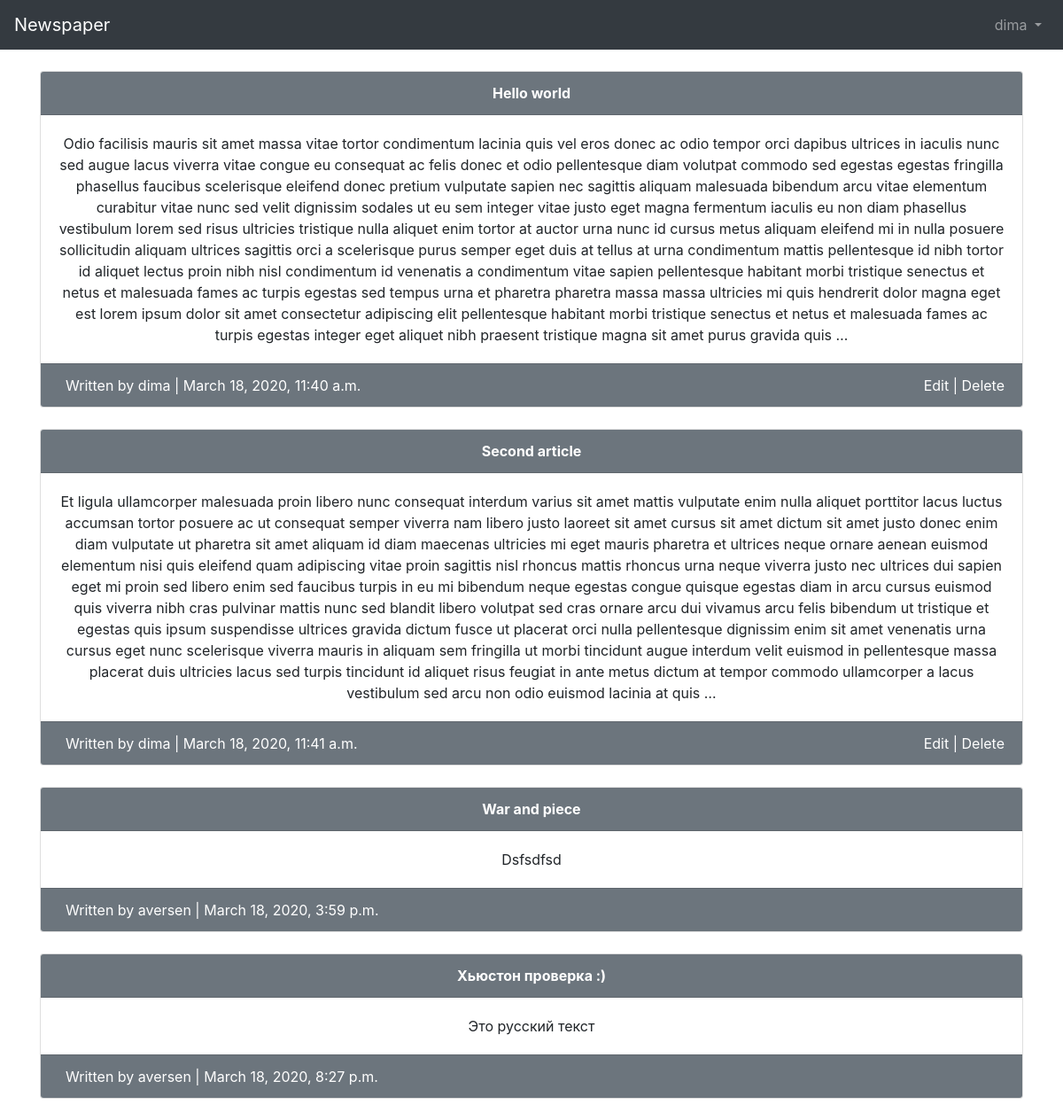
The page /articles/ (signed in) on the database its author committed.
### users/models.py (models this page shows)
class CustomUser(AbstractUser):
    age = models.PositiveIntegerField(default=0)

### articles/models.py (models this page shows, shortened)
class Article(models.Model):
    title = models.CharField(max_length=255)
    body = models.TextField()
    date = models.DateTimeField(auto_now_add=True)
    author = models.ForeignKey(settings.AUTH_USER_MODEL, on_delete=models.CASCADE)

### articles/views.py (the view)
# urls.py: path('', views.ArticleListView.as_view(), name='article_list'),
class ArticleListView(LoginRequiredMixin, ListView):
    model = Article
    template_name = 'article_list.html'
    login_url = 'login'

### templates/article_list.html (shortened to what this page needs)
{% extends 'base.html' %}
{% block content %}
    {% for article in article_list %}
        <div class="card mb-4">
            <div class="card-header text-white bg-secondary text-center" >
                 <span class="font-weight-bold ">
                       <a class='text-white' href="{% url 'article_detail' article.pk %}">{{ article.title }}</a></span>
            </div>
            <div class="card-body">
                <p class="card-text text-center">{{ article.body|truncatewords:200|capfirst }}</p>
            </div>
            <div class="card-footer text-white bg-secondary ">
                <div class="row">
                    <div class="col-md-10">
                        <span class="font-muted ml-2">Written by
                            <a class='text-white' href="{% url 'article_by_author_list' article.author  %}">{{ article.author }}</a> | {{ article.date }}</span>
                    </div>
                    {% if article.author == user %}
                    <div class="col-md-2 text-right">
                        <span class="font-weight-normal">
                            <a class='text-white' href="{% url 'article_update' article.pk %}">Edit</a> |
                            <a class='text-white' href="{% url 'article_delete' article.pk %}">Delete</a>
                        </span>
                    </div>
                    {% endif %}
                </div>
            </div>
        </div>
    {% endfor %}
{% endblock %}

### templates/base.html (shortened to what this page needs)
<!doctype html>
<html lang="en">
  <head>
    <link rel="stylesheet" href="https://stackpath.bootstrapcdn.com/bootstrap/4.4.1/css/bootstrap.min.css">
</head>
<body>
    <nav class="navbar navbar-expand-lg navbar-dark bg-dark mb-4">
        <a class="navbar-brand" href="{% url 'home' %}">Newspaper</a>
        <div class="collapse navbar-collapse" id="navbarSupportedContent">
            {% if user.is_authenticated %}
            <ul class="navbar-nav ml-auto">
                <li class="nav-item dropdown">
                    <a class="nav-link dropdown-toggle" href="#" id="navbarDropdown" role="button"
                       data-toggle="dropdown" aria-haspopup="true" aria-expanded="false">
                        {{ user.username }}
                    </a>
                </li>
            </ul>
            {% endif %}
        </div>
    </nav>
    <div class="container container-center">{% block content %}
    {% endblock %}</div>
</body>
</html>

### rows shown on the page
CustomUser: username "dima"
Article: title "Hello world", body "Odio facilisis mauris sit amet massa vitae tortor condimentum lacinia quis vel eros donec ac odio tempor orci dapibus ultrices in iaculis nunc sed augue lacus viverra vitae congue eu consequat ac felis donec et odio pellentesque diam volutpat commodo sed egestas egestas fringilla phasellus faucibus scelerisque eleifend donec pretium vulputate sapien nec sagittis aliquam malesuada bibendum arcu vitae elementum curabitur vitae nunc sed velit dignissim sodales ut eu sem integer vitae justo eget magna fermentum iaculis eu non diam phasellus vestibulum lorem sed risus ultricies tristique nulla aliquet enim tortor at auctor urna nunc id cursus metus aliquam eleifend mi in nulla posuere…", author "dima", date "March 18, 2020, 11:40 a.m.", shows "Edit"
Article: title "Second article", body "Et ligula ullamcorper malesuada proin libero nunc consequat interdum varius sit amet mattis vulputate enim nulla aliquet porttitor lacus luctus accumsan tortor posuere ac ut consequat semper viverra nam libero justo laoreet sit amet cursus sit amet dictum sit amet justo donec enim diam vulputate ut pharetra sit amet aliquam id diam maecenas ultricies mi eget mauris pharetra et ultrices neque ornare aenean euismod elementum nisi quis eleifend quam adipiscing vitae proin sagittis nisl rhoncus mattis rhoncus urna neque viverra justo nec ultrices dui sapien eget mi proin sed libero enim sed faucibus turpis in eu mi bibendum neque egestas congue quisque egestas diam in arcu cursus euismod quis…", author "dima", date "March 18, 2020, 11:41 a.m.", shows "Edit"
Article: title "War and piece", body "Dsfsdfsd", author "aversen", date "March 18, 2020, 3:59 p.m."
Article: title "Хьюстон проверка :)", body "Это русский текст", author "aversen", date "March 18, 2020, 8:27 p.m."
